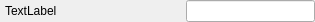
<?xml version="1.0" encoding="UTF-8"?>
<ui version="4.0">
 <class>Form</class>
 <widget class="QWidget" name="Form">
  <property name="geometry">
   <rect>
    <x>0</x>
    <y>0</y>
    <width>315</width>
    <height>20</height>
   </rect>
  </property>
  <property name="windowTitle">
   <string>Form</string>
  </property>
  <layout class="QHBoxLayout" name="horizontalLayout">
   <property name="spacing">
    <number>0</number>
   </property>
   <property name="leftMargin">
    <number>5</number>
   </property>
   <property name="topMargin">
    <number>0</number>
   </property>
   <property name="rightMargin">
    <number>0</number>
   </property>
   <property name="bottomMargin">
    <number>0</number>
   </property>
   <item>
    <widget class="QLabel" name="label">
     <property name="text">
      <string>TextLabel</string>
     </property>
    </widget>
   </item>
   <item>
    <spacer name="horizontalSpacer">
     <property name="orientation">
      <enum>Qt::Horizontal</enum>
     </property>
     <property name="sizeHint" stdset="0">
      <size>
       <width>40</width>
       <height>20</height>
      </size>
     </property>
    </spacer>
   </item>
   <item>
    <widget class="QLineEdit" name="line_edit"/>
   </item>
  </layout>
 </widget>
 <resources/>
 <connections/>
</ui>
